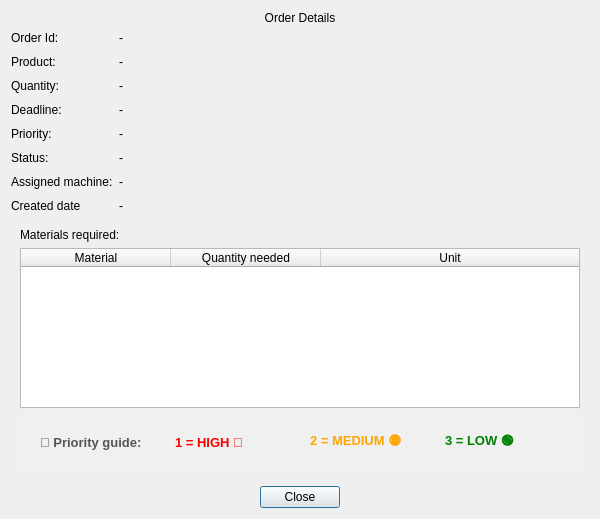
<?xml version="1.0" encoding="UTF-8"?>
<ui version="4.0">
 <class>OrderDetailsDialog</class>
 <widget class="QDialog" name="OrderDetailsDialog">
  <property name="geometry">
   <rect>
    <x>0</x>
    <y>0</y>
    <width>600</width>
    <height>519</height>
   </rect>
  </property>
  <property name="minimumSize">
   <size>
    <width>0</width>
    <height>0</height>
   </size>
  </property>
  <property name="windowTitle">
   <string>Order Details</string>
  </property>
  <property name="styleSheet">
   <string notr="true"/>
  </property>
  <layout class="QVBoxLayout" name="verticalLayout" stretch="0,1,0,0">
   <item>
    <widget class="QLabel" name="lbl_name">
     <property name="sizePolicy">
      <sizepolicy hsizetype="Preferred" vsizetype="Preferred">
       <horstretch>0</horstretch>
       <verstretch>0</verstretch>
      </sizepolicy>
     </property>
     <property name="inputMethodHints">
      <set>Qt::InputMethodHint::ImhUppercaseOnly</set>
     </property>
     <property name="text">
      <string>Order Details</string>
     </property>
     <property name="alignment">
      <set>Qt::AlignmentFlag::AlignCenter</set>
     </property>
    </widget>
   </item>
   <item>
    <layout class="QFormLayout" name="formLayout">
     <property name="horizontalSpacing">
      <number>6</number>
     </property>
     <property name="verticalSpacing">
      <number>10</number>
     </property>
     <item row="0" column="0">
      <widget class="QLabel" name="lbl_order_id">
       <property name="text">
        <string>Order Id:</string>
       </property>
       <property name="class" stdset="0">
        <string>form_lbl</string>
       </property>
      </widget>
     </item>
     <item row="0" column="1">
      <widget class="QLabel" name="val_order_id">
       <property name="text">
        <string>-</string>
       </property>
       <property name="class" stdset="0">
        <string>lbl_value</string>
       </property>
      </widget>
     </item>
     <item row="1" column="0">
      <widget class="QLabel" name="lbl_product">
       <property name="text">
        <string>Product:</string>
       </property>
       <property name="class" stdset="0">
        <string>form_lbl</string>
       </property>
      </widget>
     </item>
     <item row="1" column="1">
      <widget class="QLabel" name="val_product">
       <property name="text">
        <string>-</string>
       </property>
       <property name="class" stdset="0">
        <string>lbl_value</string>
       </property>
      </widget>
     </item>
     <item row="2" column="0">
      <widget class="QLabel" name="lbl_quantity">
       <property name="text">
        <string>Quantity:</string>
       </property>
       <property name="class" stdset="0">
        <string>form_lbl</string>
       </property>
      </widget>
     </item>
     <item row="2" column="1">
      <widget class="QLabel" name="val_quantity">
       <property name="text">
        <string>-</string>
       </property>
       <property name="class" stdset="0">
        <string>lbl_value</string>
       </property>
      </widget>
     </item>
     <item row="3" column="0">
      <widget class="QLabel" name="lbl_deadline">
       <property name="text">
        <string>Deadline:</string>
       </property>
       <property name="class" stdset="0">
        <string>form_lbl</string>
       </property>
      </widget>
     </item>
     <item row="3" column="1">
      <widget class="QLabel" name="val_deadline">
       <property name="text">
        <string>-</string>
       </property>
       <property name="class" stdset="0">
        <string>lbl_value</string>
       </property>
      </widget>
     </item>
     <item row="4" column="0">
      <widget class="QLabel" name="lbl_priority">
       <property name="text">
        <string>Priority:</string>
       </property>
       <property name="class" stdset="0">
        <string>form_lbl</string>
       </property>
      </widget>
     </item>
     <item row="4" column="1">
      <widget class="QLabel" name="val_priority">
       <property name="text">
        <string>-</string>
       </property>
       <property name="class" stdset="0">
        <string>lbl_value</string>
       </property>
      </widget>
     </item>
     <item row="5" column="0">
      <widget class="QLabel" name="lbl_status">
       <property name="text">
        <string>Status:</string>
       </property>
       <property name="class" stdset="0">
        <string>form_lbl</string>
       </property>
      </widget>
     </item>
     <item row="5" column="1">
      <widget class="QLabel" name="val_status">
       <property name="text">
        <string>-</string>
       </property>
       <property name="class" stdset="0">
        <string>lbl_value</string>
       </property>
      </widget>
     </item>
     <item row="6" column="0">
      <widget class="QLabel" name="lbl_assigned_machine">
       <property name="text">
        <string>Assigned machine:</string>
       </property>
       <property name="class" stdset="0">
        <string>form_lbl</string>
       </property>
      </widget>
     </item>
     <item row="6" column="1">
      <widget class="QLabel" name="val_assigned_machine">
       <property name="text">
        <string>-</string>
       </property>
       <property name="class" stdset="0">
        <string>lbl_value</string>
       </property>
      </widget>
     </item>
     <item row="7" column="0">
      <widget class="QLabel" name="lbl_created_at">
       <property name="text">
        <string>Created date</string>
       </property>
       <property name="class" stdset="0">
        <string>form_lbl</string>
       </property>
      </widget>
     </item>
     <item row="7" column="1">
      <widget class="QLabel" name="val_created_date">
       <property name="text">
        <string>-</string>
       </property>
       <property name="class" stdset="0">
        <string>lbl_value</string>
       </property>
      </widget>
     </item>
    </layout>
   </item>
   <item>
    <widget class="QWidget" name="widget_materials" native="true">
     <property name="minimumSize">
      <size>
       <width>0</width>
       <height>0</height>
      </size>
     </property>
     <layout class="QVBoxLayout" name="verticalLayout_2">
      <item>
       <widget class="QLabel" name="lbl_info">
        <property name="text">
         <string>Materials required:</string>
        </property>
       </widget>
      </item>
      <item>
       <widget class="QTableWidget" name="tableMaterials">
        <property name="editTriggers">
         <set>QAbstractItemView::EditTrigger::NoEditTriggers</set>
        </property>
        <property name="alternatingRowColors">
         <bool>true</bool>
        </property>
        <property name="selectionMode">
         <enum>QAbstractItemView::SelectionMode::SingleSelection</enum>
        </property>
        <property name="selectionBehavior">
         <enum>QAbstractItemView::SelectionBehavior::SelectRows</enum>
        </property>
        <attribute name="horizontalHeaderDefaultSectionSize">
         <number>150</number>
        </attribute>
        <attribute name="horizontalHeaderStretchLastSection">
         <bool>true</bool>
        </attribute>
        <column>
         <property name="text">
          <string>Material</string>
         </property>
        </column>
        <column>
         <property name="text">
          <string>Quantity needed</string>
         </property>
        </column>
        <column>
         <property name="text">
          <string>Unit</string>
         </property>
        </column>
       </widget>
      </item>
      <item>
       <widget class="QFrame" name="framePriorityHint">
        <property name="styleSheet">
         <string notr="true">color: #555;
font-weight: bold;
font-size: 10pt;
padding: 4px;
font-weight: bold;
background-color: #f0f0f0;
border-radius: 4px;</string>
        </property>
        <property name="frameShape">
         <enum>QFrame::Shape::StyledPanel</enum>
        </property>
        <property name="frameShadow">
         <enum>QFrame::Shadow::Raised</enum>
        </property>
        <layout class="QHBoxLayout" name="horizontalLayout">
         <item>
          <widget class="QLabel" name="lbl_guide">
           <property name="text">
            <string>💡 Priority guide:</string>
           </property>
          </widget>
         </item>
         <item>
          <widget class="QLabel" name="lbl_1">
           <property name="styleSheet">
            <string notr="true">color: red;</string>
           </property>
           <property name="text">
            <string>1 = HIGH 🔴</string>
           </property>
          </widget>
         </item>
         <item>
          <widget class="QLabel" name="lbl_2">
           <property name="styleSheet">
            <string notr="true">color: orange;</string>
           </property>
           <property name="text">
            <string>2 = MEDIUM 🟡</string>
           </property>
          </widget>
         </item>
         <item>
          <widget class="QLabel" name="lbl_3">
           <property name="styleSheet">
            <string notr="true">color: green</string>
           </property>
           <property name="text">
            <string>3 = LOW 🟢</string>
           </property>
          </widget>
         </item>
        </layout>
       </widget>
      </item>
     </layout>
    </widget>
   </item>
   <item>
    <widget class="QDialogButtonBox" name="buttonBox">
     <property name="orientation">
      <enum>Qt::Orientation::Horizontal</enum>
     </property>
     <property name="standardButtons">
      <set>QDialogButtonBox::StandardButton::Close</set>
     </property>
     <property name="centerButtons">
      <bool>true</bool>
     </property>
    </widget>
   </item>
  </layout>
 </widget>
 <resources/>
 <connections>
  <connection>
   <sender>buttonBox</sender>
   <signal>rejected()</signal>
   <receiver>OrderDetailsDialog</receiver>
   <slot>reject()</slot>
   <hints>
    <hint type="sourcelabel">
     <x>316</x>
     <y>260</y>
    </hint>
    <hint type="destinationlabel">
     <x>286</x>
     <y>274</y>
    </hint>
   </hints>
  </connection>
 </connections>
</ui>
